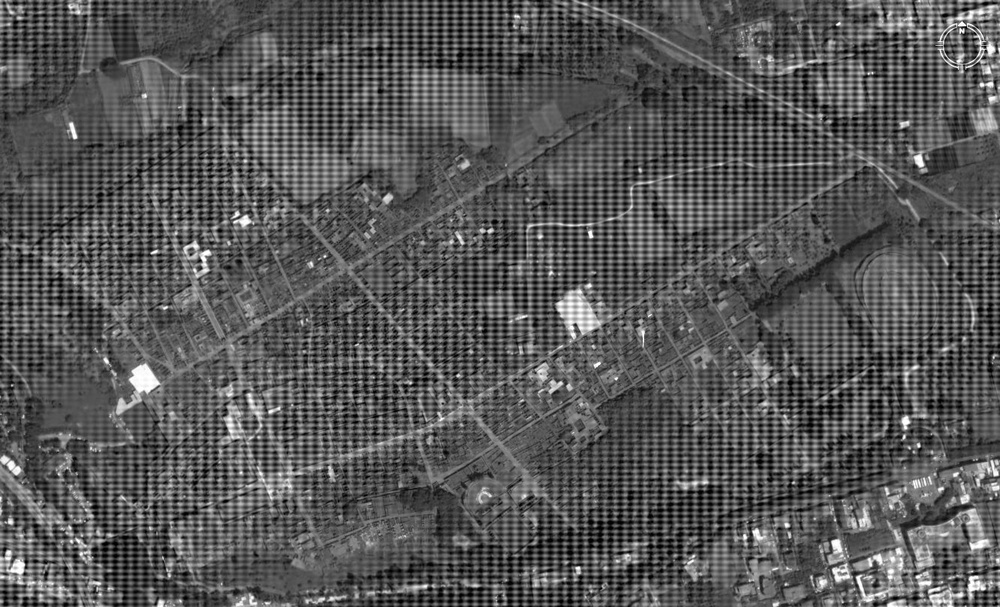
#> input picture workspace/Repaso/aerialpompeiiperiodic.jpg, 1000 x 607 px, shrunk from 1332 x 808 before the run, found by its file name
$ jupyter execute Untitled.ipynb   (shell and % lines are left out)
#> lines starting #> are read from the running program, lines starting #| are printed output that depends on the picture
[cell 1]
import numpy as np
import matplotlib.pyplot as plt
import cv2

[cell 2]
img = cv2.imread('aerialpompeiiperiodic.jpg', 0)
#> img is the input picture: shape (607, 1000); min 0, max 255, mean 86.8

f = np.fft.fft2(img)
f = np.fft.fftshift(f)

f2 = np.fft.ifftshift(f)
f2 = np.fft.ifft2(f2)

magnitud = np.log(1 + np.abs(f))
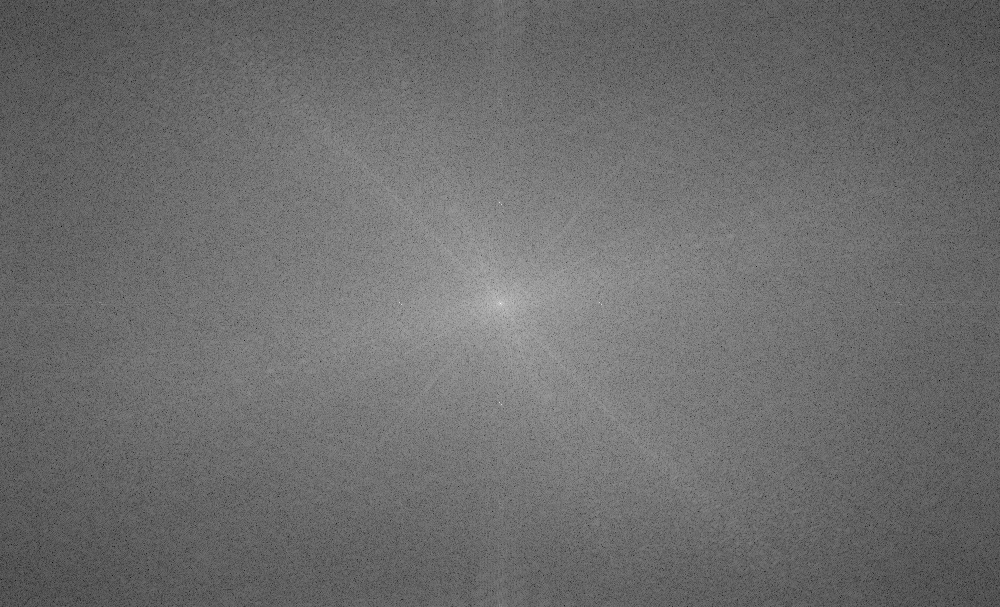
#> magnitud: shape (607, 1000) float64; min 1.25, max 17.78, mean 8.34; drawn with min black and max white

plt.figure(figsize=(20, 10))
plt.subplot(1, 2, 1), plt.imshow(img, cmap='gray')
plt.xticks([]), plt.yticks([])
plt.subplot(1, 2, 2), plt.imshow(magnitud, cmap='gray')
plt.xticks([]), plt.yticks([])
plt.show()
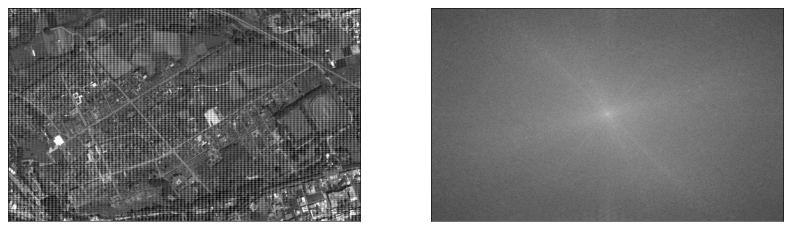
#> figure drawn by matplotlib, 2 panels

[cell 3]
rows, cols = img.shape
#> rows = 607; cols = 1000
crow, ccol = rows // 2, cols // 2
#> crow = 303; ccol = 500

mask = np.ones((rows, cols), np.uint8)
n = 1
n2 = 8
mask[0 : rows, ccol-n : ccol+n] = 0

mask[crow-n:crow+n, 0:cols] = 0


for i in range(0, rows):
    for j in range(0, cols):
        #if -i + rows - 1 == (-(rows - 1) / (cols - 1)) * (j - cols + 1):
        if -i == int(-rows / cols  * j):
            mask[i][j] = 0
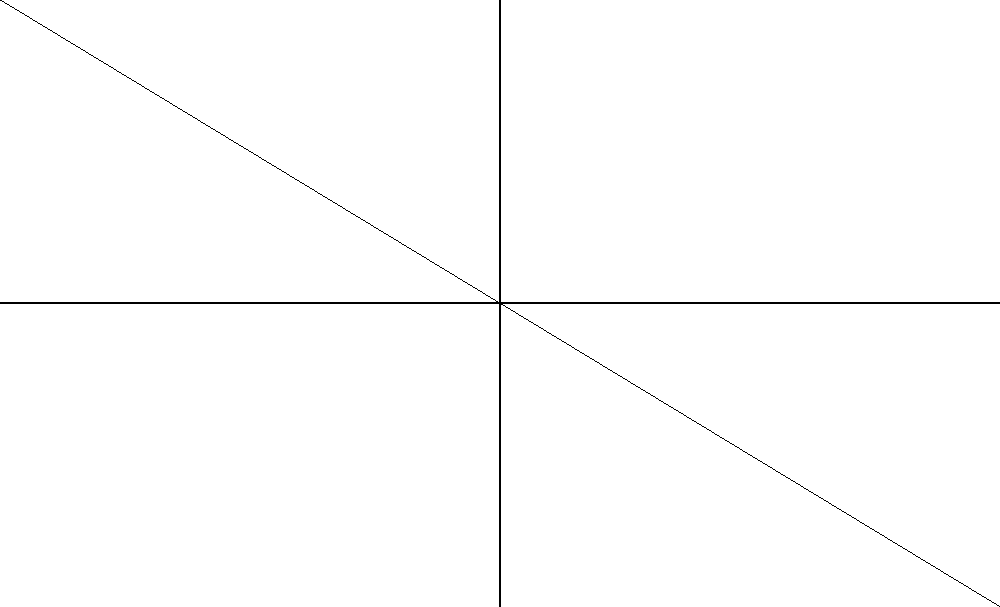
#> mask: shape (607, 1000); values 0 (black) and 1 (white), 99.3% white; black in thin lines or dots

# Correccion

mask[crow - n2:crow + n2, ccol-n:ccol+n] = 1
mask[crow-n:crow+n, ccol-n2:ccol+n2] = 1

#print(mask)

f_filter = f * mask

img_back = np.fft.ifftshift(f_filter)
img_back = np.fft.ifft2(img_back)
img_back = np.abs(img_back)
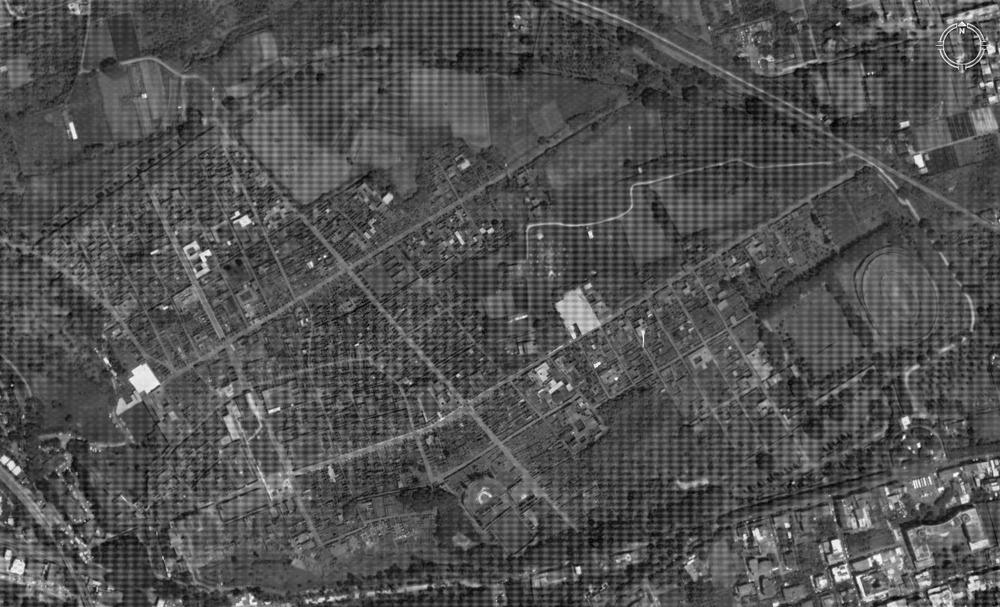
#> img_back: shape (607, 1000) float64; min 6.56, max 261.5, mean 88; drawn with min black and max white

plt.figure(figsize=(20, 10))
plt.subplot(1, 2, 1), plt.imshow(np.log(1 + np.abs(f_filter)), cmap='gray')
plt.subplot(1, 2, 2), plt.imshow(img_back, cmap='gray')
plt.show()
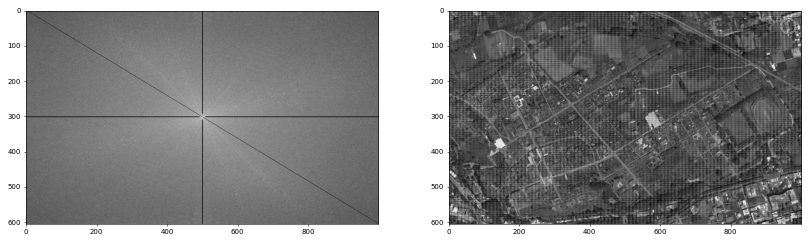
#> figure drawn by matplotlib, 2 panels

[cell 4]
row, col = img.shape
#> row = 607; col = 1000

x = cv2.getGaussianKernel(row, 100)
print(x.shape)
#| (607, 1)
gaussian = x * x.T
mask = np.zeros((rows, cols))
for i in range(0, gaussian.shape[0]):
    for j in range(0, gaussian.shape[1]):
        mask[i][j + int(col / 4)] = gaussian[i][j]
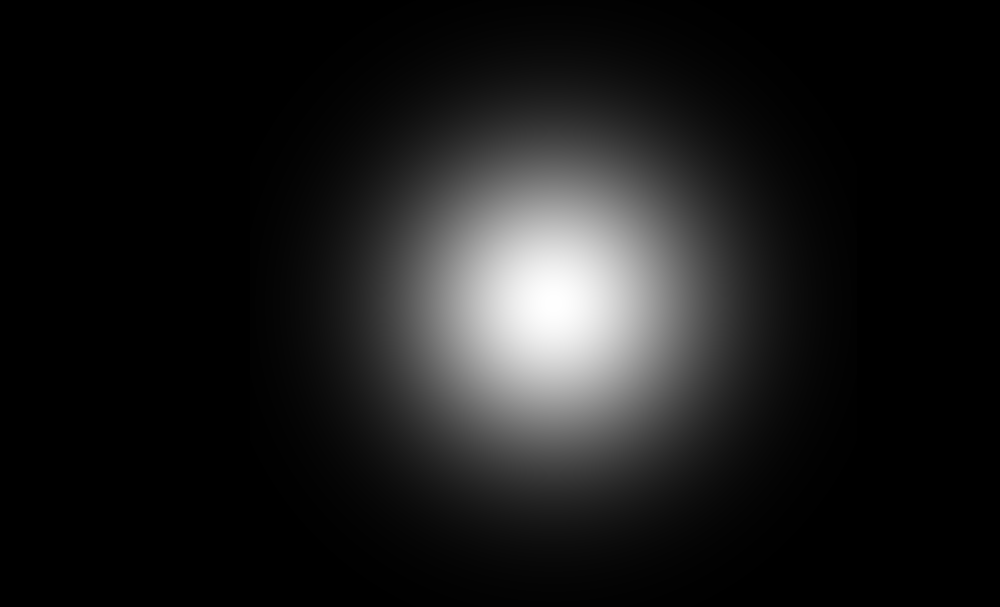
#> mask: shape (607, 1000) float64; min 0, max 1.6e-05, mean 1.65e-06; drawn with min black and max white
print(gaussian.shape)
#| (607, 607)
print(mask)
#> (printed output is left out)
#f_filter = f * gaussian
f_filter = f * mask

img_back = np.fft.ifftshift(f_filter)
img_back = np.fft.ifft2(img_back)
img_back = np.abs(img_back)

plt.figure(figsize=(20, 10))
plt.subplot(1, 2, 1), plt.imshow(np.log(1 + np.abs(f_filter)), cmap='gray')
plt.subplot(1, 2, 2), plt.imshow(img_back, cmap='gray')
plt.show()
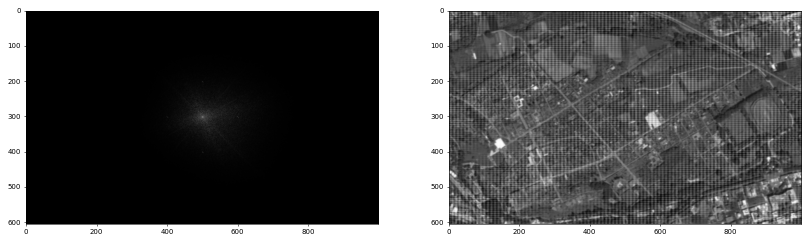
#> figure drawn by matplotlib, 2 panels
